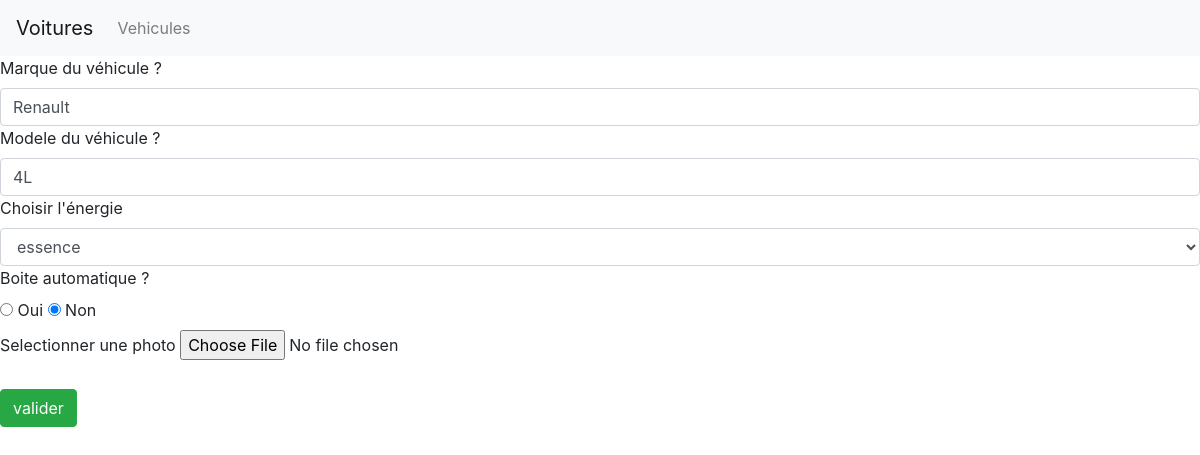
/index.php?controller=vehicule&action=modifformvehicule&id=4, run on the app's committed database.
### tables this page shows
CREATE TABLE `vehicule` (
  `id` int(11) NOT NULL AUTO_INCREMENT,
  `marque` varchar(50) NOT NULL,
  `modele` varchar(50) NOT NULL,
  `energie` varchar(50) DEFAULT NULL,
  `boiteauto` tinyint(4) DEFAULT NULL,
  `image` varchar(50) DEFAULT NULL,
  PRIMARY KEY (`id`),
  UNIQUE KEY `id_UNIQUE` (`id`)
);

### controller/vehiculeController.php (called while the page is built, shortened)
<?php
 class VehiculeController{
    public function modifFormVehicule($id)
    {
        $vehiculeManager = new VehiculeManager();
        $monVehicule= $vehiculeManager->getOneVehicule($id);
        require 'view/vehiculemodif.php';
    }
    }
?>

### model/Manager/dbManager.php (called while the page is built, shortened)
<?php
    class DbManager{
        private $host = 'localhost';
        private $dbName = 'voiture';
        private $username = 'root';
        private $password = '';
        public function __construct()
        {
            try {
                $this->bdd = new PDO('mysql:host='.$this->host.'; dbname='. $this->dbName , $this->username, $this->password);
            }
            catch(Exception $e) {
                die('Erreur '.$e->getMessage());
            }
        }
    }
?>

### model/Manager/vehiculeManager.php (called while the page is built, shortened)
<?php
    class VehiculeManager extends  DbManager{
        public function getOneVehicule($id){
            $query = $this->bdd->prepare('SELECT * FROM vehicule WHERE id = :id');
            $query->execute(['id'=> $id]);
            $fetchRes = $query->fetch();
            $vehicule=new Vehicule($fetchRes['id'],$fetchRes['marque'],$fetchRes['modele'],$fetchRes['energie'],$fetchRes['boiteauto'],$fetchRes['image']);
            return $vehicule;
       }
    }
?>

### model/class/vehicule.php (called while the page is built, shortened)
<?php
    class Vehicule{
        private $id;
        private $marque;
        private $modele;
        private $energie;
        private $boiteauto;
        public function __construct($id=null, $marque=null, $modele=null, $energie=null, $boiteauto=null, $image=null)
        {
            $this->id = $id;
            $this->marque = $marque;
            $this->modele = $modele;
            $this->energie = $energie;
            $this->boiteauto = $boiteauto;
        }
        public function getId()
        {
                return $this->id;
        }
        public function getMarque()
        {
                return $this->marque;
        }
        public function getModele()
        {
                return $this->modele;
        }
        public function getEnergie()
        {
                return $this->energie;
        }
        public function getBoiteauto()
        {
                return $this->boiteauto;
        }
    }
?>

### view/vehiculemodif.php (the view, shortened to what this page needs)
<form id="center" method="post" enctype="multipart/form-data" action="index.php?controller=vehicule&action=modifvehicule&id=<?php echo($monVehicule->getId());?>">
     <label for="marque">Marque du véhicule ?</label>
    <input type="text" class="form-control" id="marque" name="marque" value="<?php echo($monVehicule->getMarque());?>">
     <label for="modele">Modele du véhicule ?</label>
    <input type="text" class="form-control" id="modele" name="modele" value="<?php echo($monVehicule->getModele());?>" >
    <label>Choisir l'énergie</label>
    <select name="energie" class="form-control" placeholder="energie">
      <option value="essence" <?php if($monVehicule->getenergie()=='essence') { echo 'selected' ; } ?>>essence</option>
    </select>
    <label for="boiteauto">Boite automatique ?</label>
    <div>
        <input type="radio" id="vrai" name="boiteauto" value="1" <?php if($monVehicule->getboiteauto()=='1') { echo 'checked="checked"' ; } ?>>
        <label for="vrai">Oui</label>
        <input type="radio" id="faux" name="boiteauto" value="0" <?php if($monVehicule->getboiteauto()=='0') { echo 'checked="unchecked"' ; } ?>>
        <label for="faux">Non</label>
    </div>
    <div>
    <label for="image">Selectionner une photo</label>
    <input type="file" name="image"> <br><br>
    </div>
    <input class="btn btn-success" type="submit" value="valider">
  </form>

### data on the page
vehicule: marque "Renault", modele "4L", energie "essence", boiteauto "☐ Oui", boiteauto "☑ Non"
